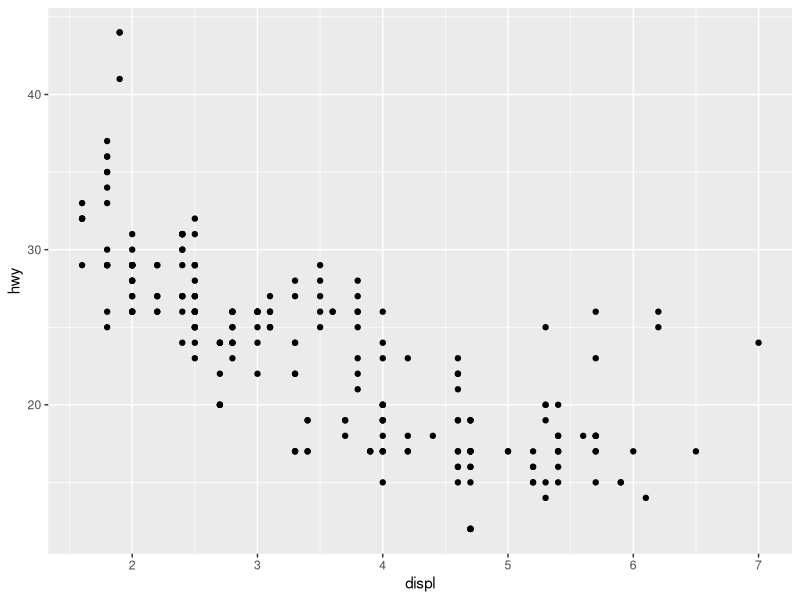
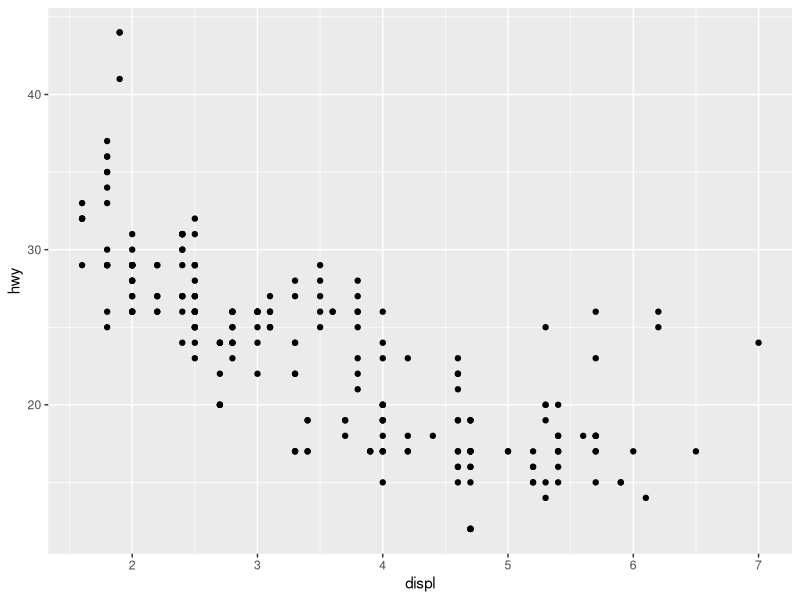
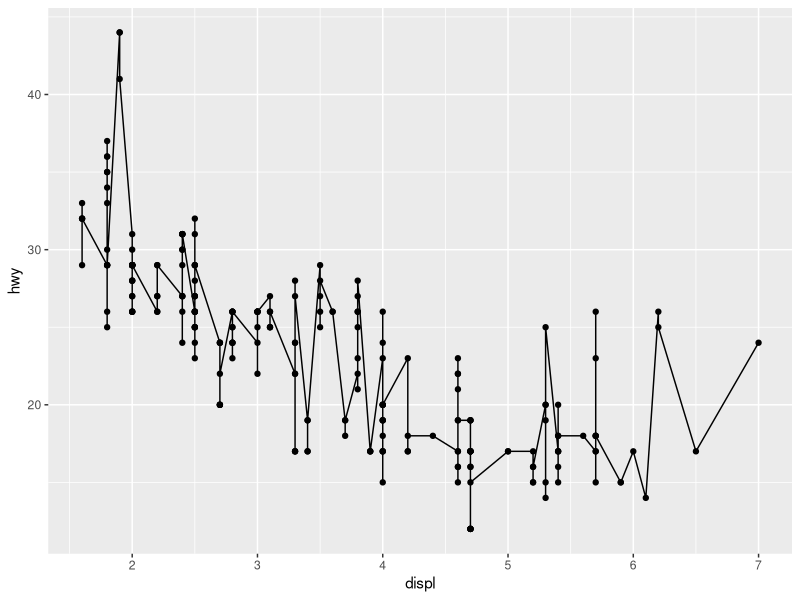
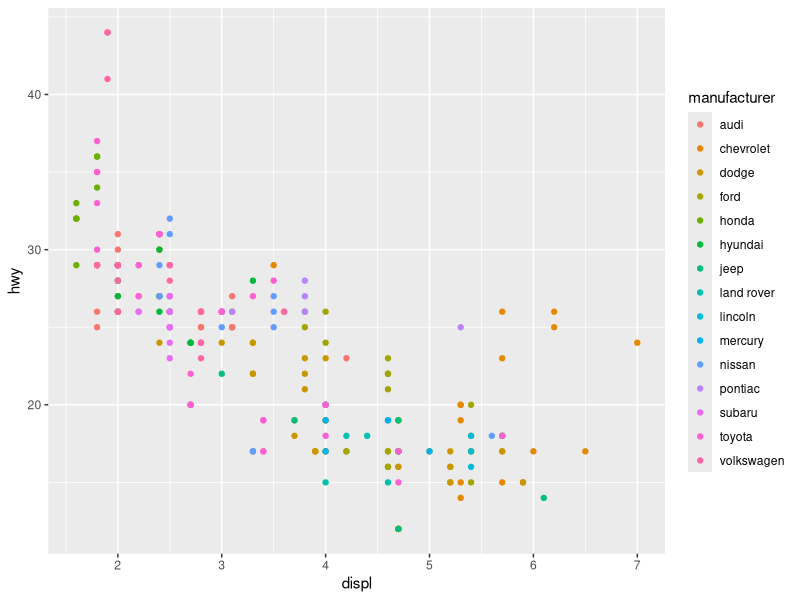
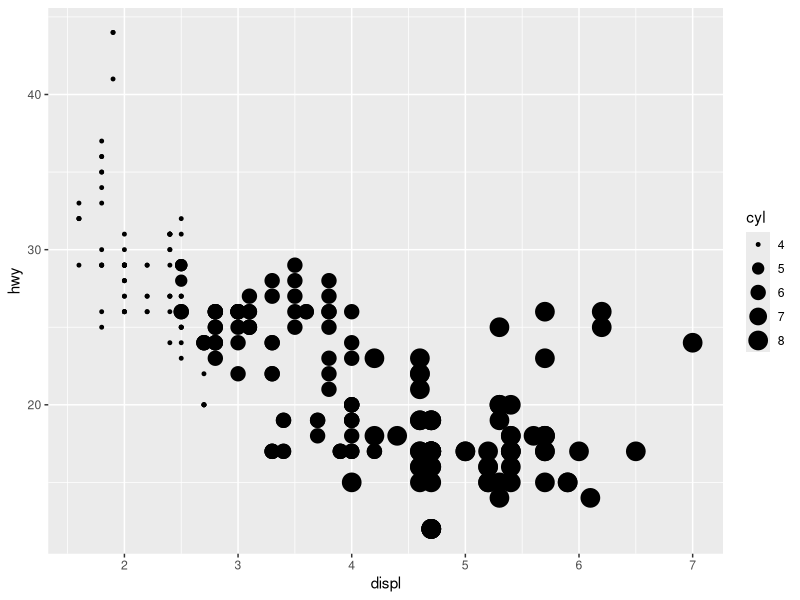
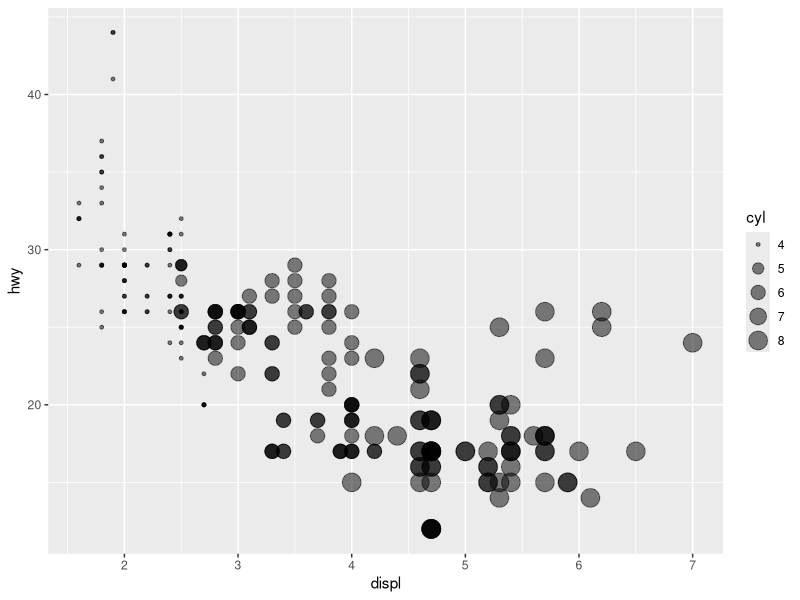
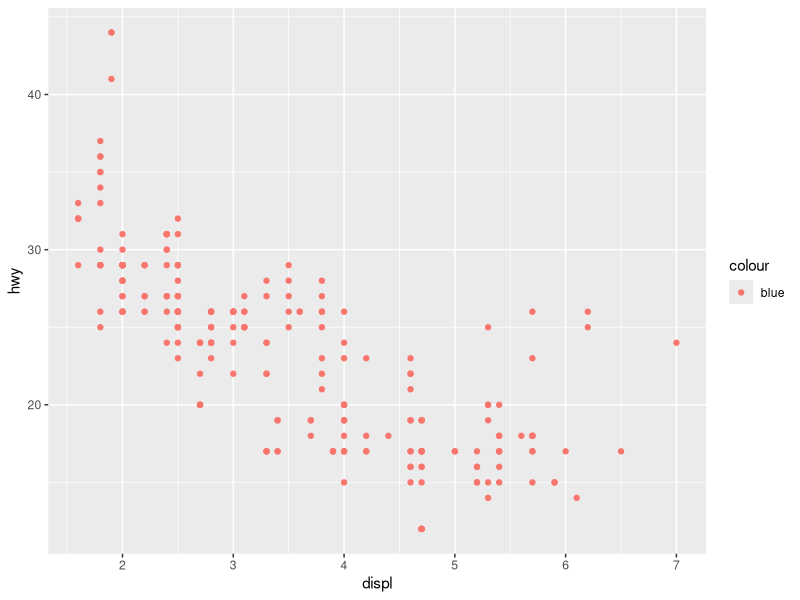
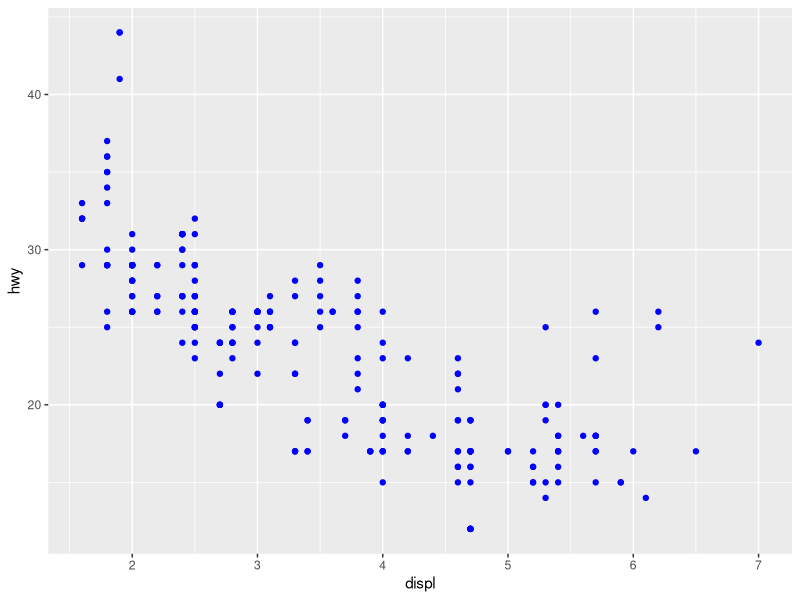

Reproduce these figures in R, in order.
## ---- chunk 1
knitr::opts_chunk$set(echo = TRUE, warning = FALSE, message = FALSE)
knitr::opts_knit$set(cache = TRUE)
require(ggplot2)
## ---- chunk 2
head(mpg)
## ---- chunk 3
ggplot(mpg, aes(x = displ, y = hwy)) + geom_point()
## ---- chunk 4
ggplot(mpg,   ## data
       aes(x = displ, y = hwy)) +  ## aesthetics
    geom_point() ## layer
## ---- chunk 5
ggplot(mpg, aes(x = displ, y = hwy)) + geom_point() + geom_line()
## ---- chunk 6
ggplot(mpg, aes(x = displ, y = hwy, color = manufacturer)) + geom_point()
## ---- chunk 7
ggplot(mpg, aes(x = displ, y = hwy, size = cyl)) + geom_point()
## ---- chunk 8
ggplot(mpg, aes(x = displ, y = hwy, size = cyl)) + geom_point(alpha = 0.5)
## ---- chunk 9
ggplot(mpg, aes(x = displ, y = hwy)) + geom_point(aes(color = "blue"))
ggplot(mpg, aes(x = displ, y = hwy)) + geom_point(color = "blue")
## ---- chunk 10
ggplot(mpg, aes(x = displ, y = hwy, color = cyl)) + geom_point() ## gradient scale
ggplot(mpg, aes(x = displ, y = hwy, color = factor(cyl))) + geom_point() ## discrete scale
## ---- chunk 11
ggplot(mpg, aes(x = displ, y = hwy)) + geom_point(aes(color = class))
## ---- chunk 12
ggplot(mpg, aes(x = class, y = hwy, color = class)) + geom_boxplot() + geom_point()
ggplot(mpg, aes(x = class, y = hwy)) + geom_boxplot(aes(color = class)) + geom_point()
## ---- chunk 13
g <- ggplot(mpg, aes(x = displ, y = hwy)) + geom_point() 
g ## or print(g)
g <- g + ggtitle("hwy vs displ")
g
## ---- chunk 14
ggplot(mpg, aes(x = hwy)) + geom_histogram()
ggplot(mpg, aes(x = hwy)) + geom_density()
ggplot(mpg, aes(x = hwy)) + geom_freqpoly()
## ---- chunk 15
ggplot(mpg, aes(x = hwy)) + geom_histogram(bins = 30)
ggplot(mpg, aes(x = hwy)) + geom_histogram(binwidth = 2)
## ---- chunk 16
ggplot(mpg, aes(x = hwy)) + geom_histogram(breaks = c(10, 15, 20, 25, 30, 40, 50))
## ---- chunk 17
ggplot(mpg, aes(x = hwy)) + geom_density(fill = "blue", color = "red")
ggplot(mpg, aes(x = hwy)) + geom_density(aes(fill = class))
## ---- chunk 18
ggplot(mpg, aes(x = class, y = hwy)) + geom_boxplot()
ggplot(mpg, aes(x = class, y = hwy, fill = class)) + geom_boxplot()
## ---- chunk 19
ggplot(mpg, aes(x = class, y = hwy, fill = trans)) + geom_boxplot()
## ---- chunk 20
ggplot(mpg, aes(x = class, y = hwy)) + geom_violin()
## ---- chunk 21
ggplot(mpg, aes(x = class, y = hwy)) + geom_jitter()
## control width and height of jitter
ggplot(mpg, aes(x = class, y = hwy)) + geom_jitter(width = 0.5, height = 0)
## ---- chunk 22
ggplot(mpg, aes(x = class, y = hwy)) + geom_boxplot() + geom_jitter(width = 0.5, height = 0)
## ---- chunk 23
ggplot(mpg, aes(x = manufacturer)) + geom_bar()
## ---- chunk 24
ggplot(mpg, aes(x = manufacturer, fill = class)) + geom_bar()
## ---- chunk 25
ggplot(mpg, aes(x = manufacturer, fill = class)) + geom_bar(position = "stack")
ggplot(mpg, aes(x = manufacturer, fill = class)) + geom_bar(position = "dodge")
ggplot(mpg, aes(x = manufacturer, fill = class)) + geom_bar(position = "fill")
## ---- chunk 26
d <- data.frame(group = c("a", "b", "c"), n = c(10, 25 , 14))
d
## ---- chunk 27
## error
## ggplot(d, aes(x = group, y = n)) + geom_bar()
ggplot(d, aes(x = group, y = n)) + geom_bar(stat = "identity")
## or
ggplot(d, aes(x = group, y = n)) + geom_col()
## ---- chunk 28
ggplot(mpg, aes(x = displ, y = hwy)) + geom_point() + geom_smooth()
## ---- chunk 29
ggplot(mpg, aes(x = displ, y = hwy)) + geom_point() + geom_smooth(method = "lm")
## ---- chunk 30
ggplot(mpg, aes(x = displ, y = hwy)) + geom_point() + geom_smooth(method = "lm", se = FALSE)
## ---- chunk 31
ggplot(mpg, aes(x = displ, y = hwy, color = class)) + geom_point() + geom_smooth(method = "lm", se = FALSE)
## ---- chunk 32
ggplot(mpg, aes(x = class, y = hwy)) + geom_jitter(width = 0.5, height = 0) + geom_boxplot() 
ggplot(mpg, aes(x = class, y = hwy)) + geom_boxplot() + geom_jitter(width = 0.5, height = 0) 
## ---- chunk 33
ggplot(mpg, aes(x = displ, y = hwy, color = class)) + geom_point() + scale_color_discrete(h = c(20, 150))
ggplot(mpg, aes(x = displ, y = hwy, color = class)) + geom_point() + scale_color_brewer(palette = "Set2")
ggplot(mpg, aes(x = displ, y = hwy, color = factor(cyl))) + geom_point() + scale_color_manual(values = c("blue", "black", "red", "pink"))
ggplot(mpg, aes(x = displ, y = hwy, color = factor(cyl))) + geom_point() + scale_color_manual(values = c('8' = "blue", '6' = "black", '4' = "red", '5' = "pink"))
## ---- chunk 34
ggplot(mpg, aes(x = displ, y = hwy, color = hwy)) + geom_point()

## 2 colors gradient
ggplot(mpg, aes(x = displ, y = hwy, color = hwy)) + geom_point() + scale_color_gradient(low = "green", high = "red")

## diverging color gradient, define low, mid and high colors
ggplot(mpg, aes(x = displ, y = hwy, color = hwy)) + geom_point() + scale_color_gradient2(low = "green", high = "red", mid = "black", midpoint = 25)

## n colors gradient
ggplot(mpg, aes(x = displ, y = hwy, color = hwy)) + geom_point() + scale_color_gradientn(colours = terrain.colors(10))
## ---- chunk 35
ggplot(mpg, aes(x = displ, y = hwy)) + geom_point()
ggplot(mpg, aes(x = displ, y = hwy)) + geom_point() + xlim(c(2, 6))
ggplot(mpg, aes(x = displ, y = hwy)) + geom_point() + coord_cartesian(xlim = c(2, 6))
## ---- chunk 36
ggplot(mpg, aes(x = displ)) + geom_density(fill = "gray50")
ggplot(mpg, aes(x = displ)) + geom_density(fill = "gray50") + xlim(c(2, 3))
ggplot(mpg, aes(x = displ)) + geom_density(fill = "gray50") + coord_cartesian(xlim = c(2, 3))
## ---- chunk 37
ggplot(mpg, aes(x = displ, y = hwy)) + geom_point() + coord_flip()
ggplot(mpg, aes(x = class, y = displ)) + geom_boxplot() + coord_flip()
## ---- chunk 38
ggplot(mpg, aes(x = displ, y = hwy)) + geom_point() + coord_polar()
ggplot(mpg, aes(x = class, y = displ)) + geom_boxplot() + coord_polar()
## ---- chunk 39
ggplot(mpg, aes(x = displ, y = hwy)) + geom_point() + scale_x_reverse()
## ---- chunk 40
ggplot(mpg, aes(x = displ, y = hwy)) + geom_point() + scale_x_log10() 
## ---- chunk 41
ggplot(mpg, aes(x = fl)) + geom_bar()

## change levels order 
mpg$fl2 <- factor(mpg$fl, levels = c("e", "p", "d", "r", "c"))
ggplot(mpg, aes(x = fl2)) + geom_bar()

## or use xlim
ggplot(mpg, aes(x = fl)) + geom_bar() + xlim(c("e", "p", "d", "r", "c"))
## ---- chunk 42
ggplot(mpg, aes(x = displ, y = hwy)) + geom_point() + theme_bw()
ggplot(mpg, aes(x = displ, y = hwy)) + geom_point() + theme_minimal()
ggplot(mpg, aes(x = displ, y = hwy)) + geom_point() + theme_dark()
## ---- chunk 43
ggplot(mpg, aes(x = displ, y = hwy)) + geom_point() + theme(panel.background = element_rect(fill = "wheat"), axis.text = element_text(size = 20))
## ---- chunk 44
my_theme <- function() theme_bw() %+replace% theme(panel.background = element_rect(fill = "wheat"))
g
g + my_theme()
## ---- chunk 45
ggplot(mpg, aes(x = displ, y = hwy)) + geom_point() + facet_wrap(~class)
ggplot(mpg, aes(x = displ, y = hwy)) + geom_point() + facet_grid(.~class)
ggplot(mpg, aes(x = displ, y = hwy)) + geom_point() + facet_grid(class~drv)
## ---- chunk 46
ggplot(mpg, aes(x = displ, y = hwy)) + geom_point() + facet_wrap(~class, ncol = 2)
ggplot(mpg, aes(x = displ, y = hwy)) + geom_point() + facet_wrap(~class, scales = "free")
ggplot(mpg, aes(x = displ, y = hwy)) + geom_point() + facet_wrap(~class, scales = "free_x")
## ---- chunk 47
ggplot(mpg, aes(x = displ, y = hwy)) + geom_point() + geom_smooth() + facet_grid(~drv)
## ---- chunk 48
ggplot(mpg, aes(x = displ, y = hwy)) + geom_point() + geom_hline(yintercept = 20)
ggplot(mpg, aes(x = displ, y = hwy)) + geom_point() + geom_vline(xintercept = 4.5)
ggplot(mpg, aes(x = displ, y = hwy)) + geom_point() + geom_abline(slope = -2, intercept = 35)
## ---- chunk 49
ggplot(mpg, aes(x = displ, y = hwy)) + geom_point() + annotate(x = 4, y = 30, geom = "point", color = "red", size = 4)
ggplot(mpg, aes(x = displ, y = hwy)) + geom_point() + annotate(x = 4, y = 30, geom = "label", label = "annotation") 
## ---- chunk 50
d_annot <- data.frame(xpos = c(2, 5, 8), ypos = c(20, 25, 40), lab = c("lab1", "lab2", "lab3"))
ggplot(mpg, aes(x = displ, y = hwy)) + geom_point() + geom_label(aes(x = xpos, y = ypos, label = lab), data = d_annot)
## ---- chunk 51
my_var <- "displ"
ggplot(mpg, aes(x = my_var, y = hwy)) + geom_point()
ggplot(mpg, aes_string(x = my_var, y = "hwy")) + geom_point()
